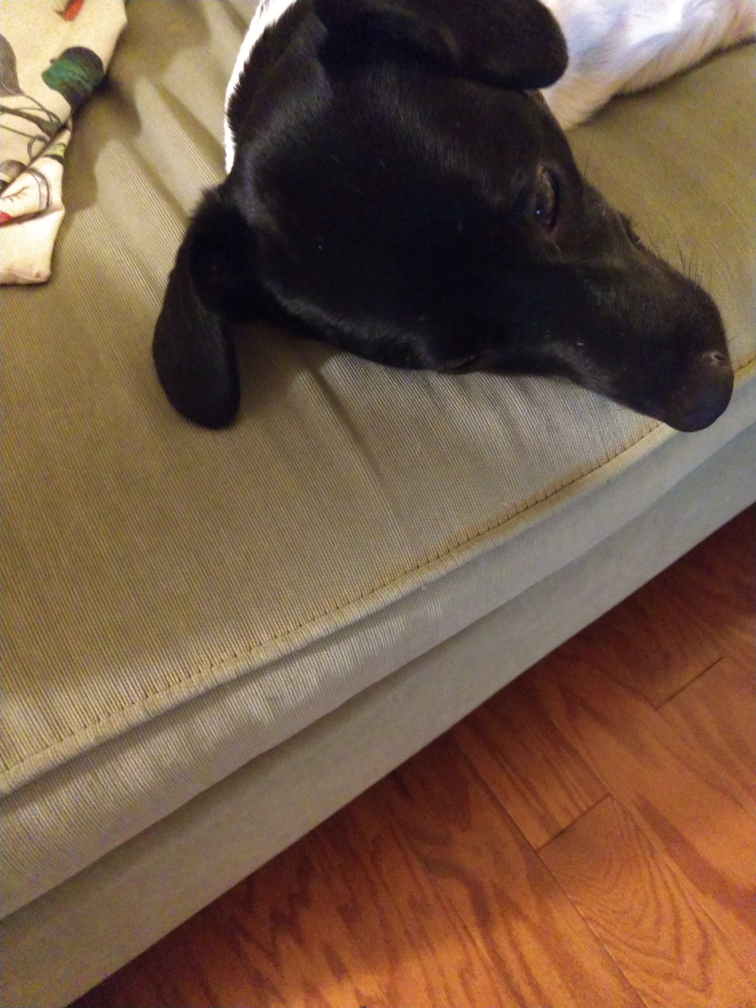
#> input picture slideshow_images/0011.jpg, 3024 x 4032 px (shown at 1/4 size); its folder holds only this picture in this run
$ python -i water_shed.py   (imports and definitions only)   (Python 2 division)   (older library calls are emulated)
#> lines starting #> are read from the running program, lines starting #| are printed output that depends on the picture
import cv2
import numpy as np
from sklearn.cluster import KMeans
from collections import Counter
import imutils
import pprint
import math
import glob
import webcolors
from matplotlib import pyplot as plt

class DominantColors:

    CLUSTERS = None
    IMAGE = None
    COLORS = None
    LABELS = None
    IMAGES = None
    INPUT = None
    FREQUENCY = None
    HSV = None
    BGR = None
    GRAY = None

    def __init__(self, image, clusters=8):
        self.IMAGES = {}
        self.CLUSTERS = clusters
        self.IMAGE = image
        self.INPUT = cv2.imread(self.IMAGE)
        self.IMAGES['00_original RGB'] = cv2.cvtColor(self.INPUT, cv2.COLOR_BGR2RGB)
        self.INPUT = cv2.cvtColor(self.INPUT, cv2.COLOR_BGR2HLS)
        self.IMAGES['10_converted CMAP'] = self.INPUT

    # [36 lines left out: functions dominantColors, calcFrequency, equalizeHistogram, not called in this run]

    def denoiseImage(self):
        self.INPUT = cv2.fastNlMeansDenoisingColored(self.INPUT,None,8,10,7,21)
        self.IMAGES['30_denoised HLS'] = self.INPUT

    # [137 lines left out: functions filterMeans, filterClouds, plotImage, plotHistogram, remove_white, not called in this run]

>>> import cv2
>>> picture = cv2.imread('slideshow_images/0011.jpg', cv2.IMREAD_GRAYSCALE)
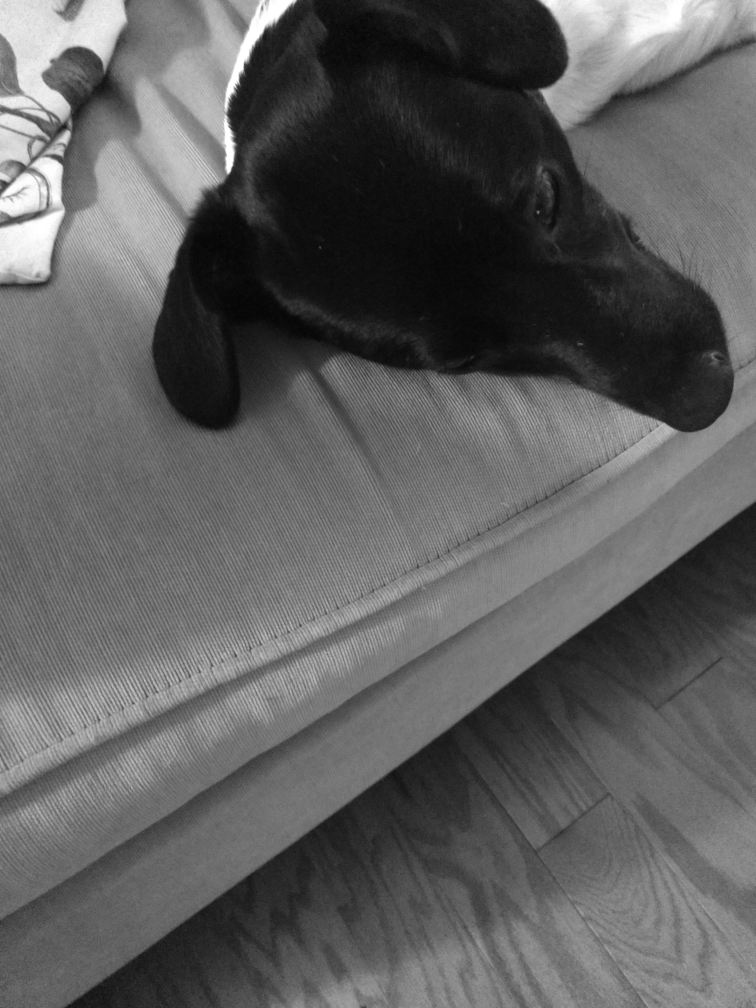
#> picture: shape (4032, 3024) (shown at 1/4 size); min 2, max 255, mean 94.1
>>> result = DominantColors(picture).plotImage()
#> (the run stopped early here; a loop or call above may not have finished)

$ run again, on slideshow_images/0019.jpg
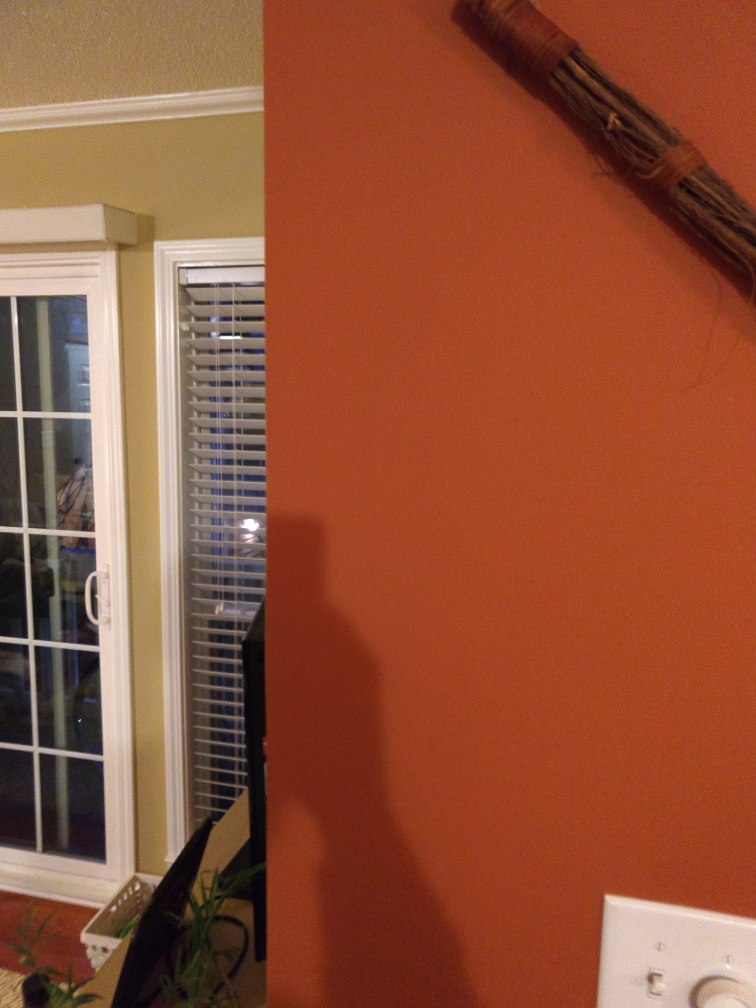
#> input picture slideshow_images/0019.jpg, 3024 x 4032 px (shown at 1/4 size)
#> `picture = cv2.imread('slideshow_images/0011.jpg', cv2.IMREAD_GRAYSCALE)`:
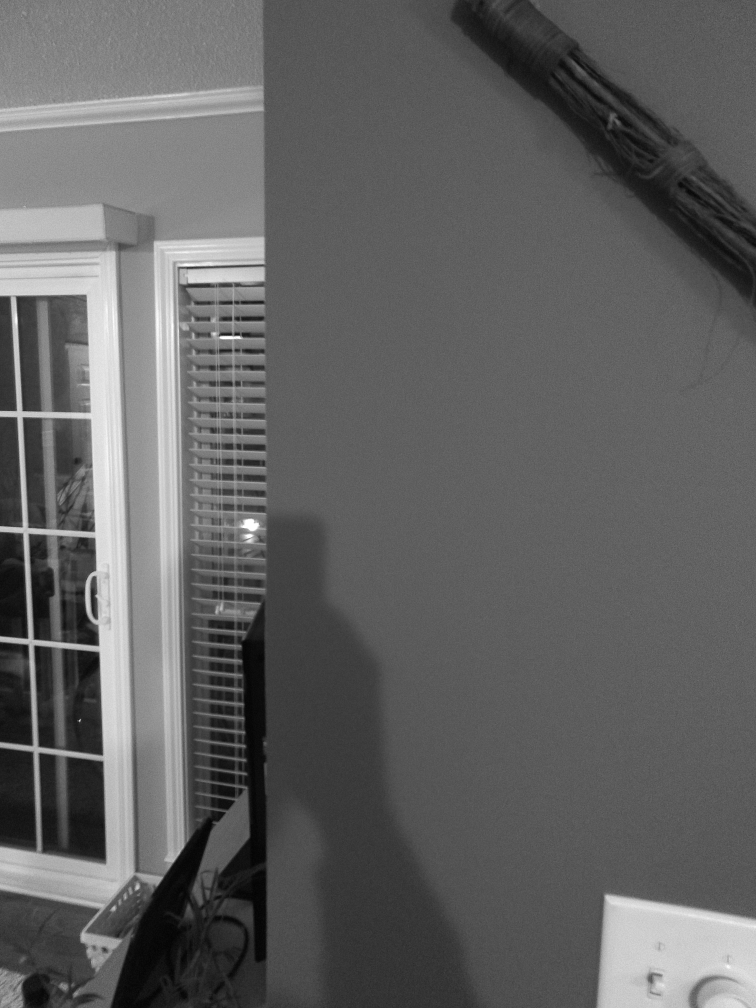
#> picture: shape (4032, 3024) (shown at 1/4 size); min 0, max 255, mean 97.5

$ run again, on slideshow_images/0057.jpg
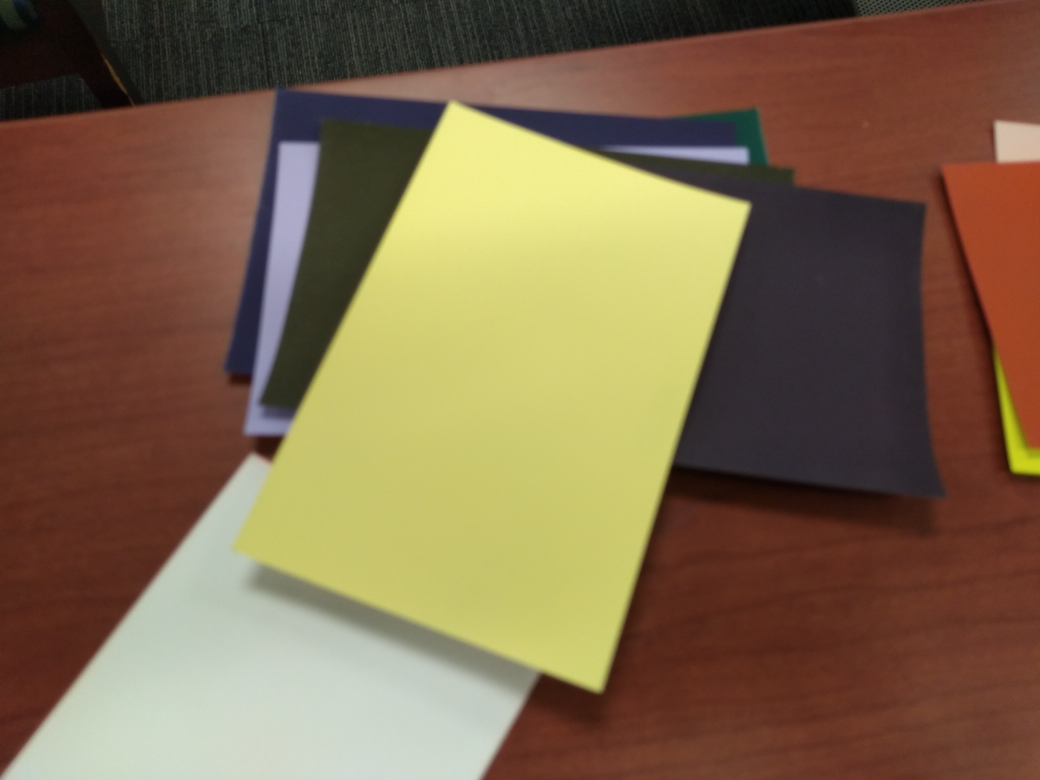
#> input picture slideshow_images/0057.jpg, 4160 x 3120 px (shown at 1/4 size)
#> `picture = cv2.imread('slideshow_images/0011.jpg', cv2.IMREAD_GRAYSCALE)`:
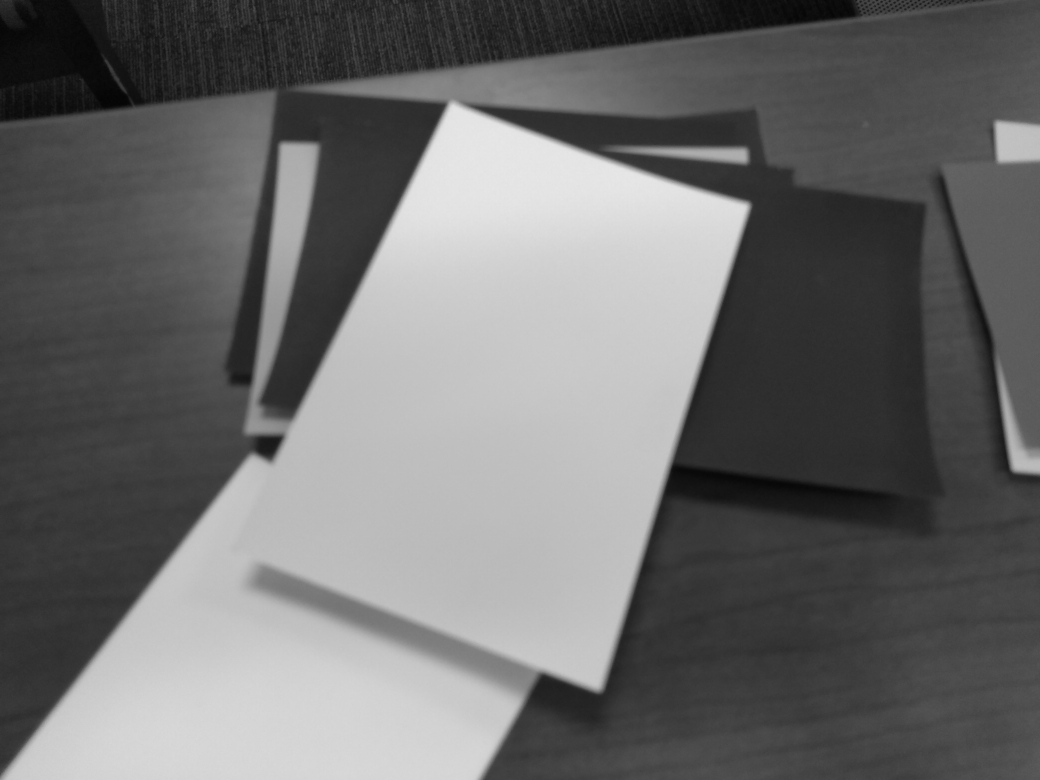
#> picture: shape (3120, 4160) (shown at 1/4 size); min 0, max 236, mean 108.1

$ run again, on slideshow_images/0134.jpg
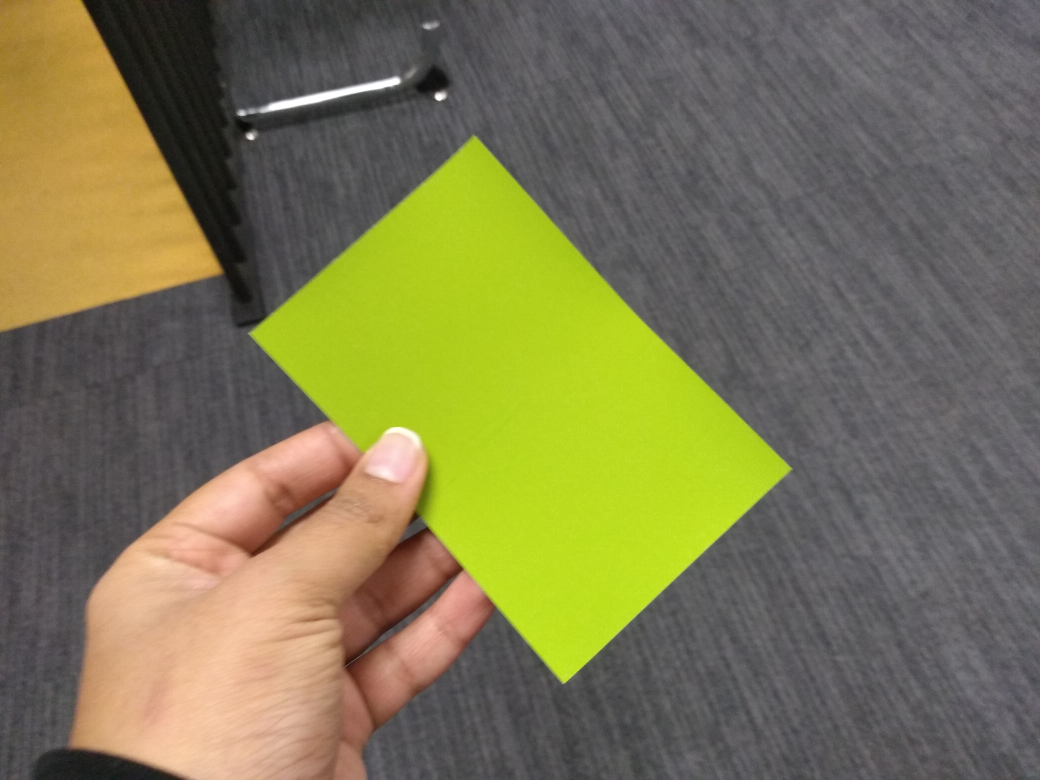
#> input picture slideshow_images/0134.jpg, 4160 x 3120 px (shown at 1/4 size)
#> `picture = cv2.imread('slideshow_images/0011.jpg', cv2.IMREAD_GRAYSCALE)`:
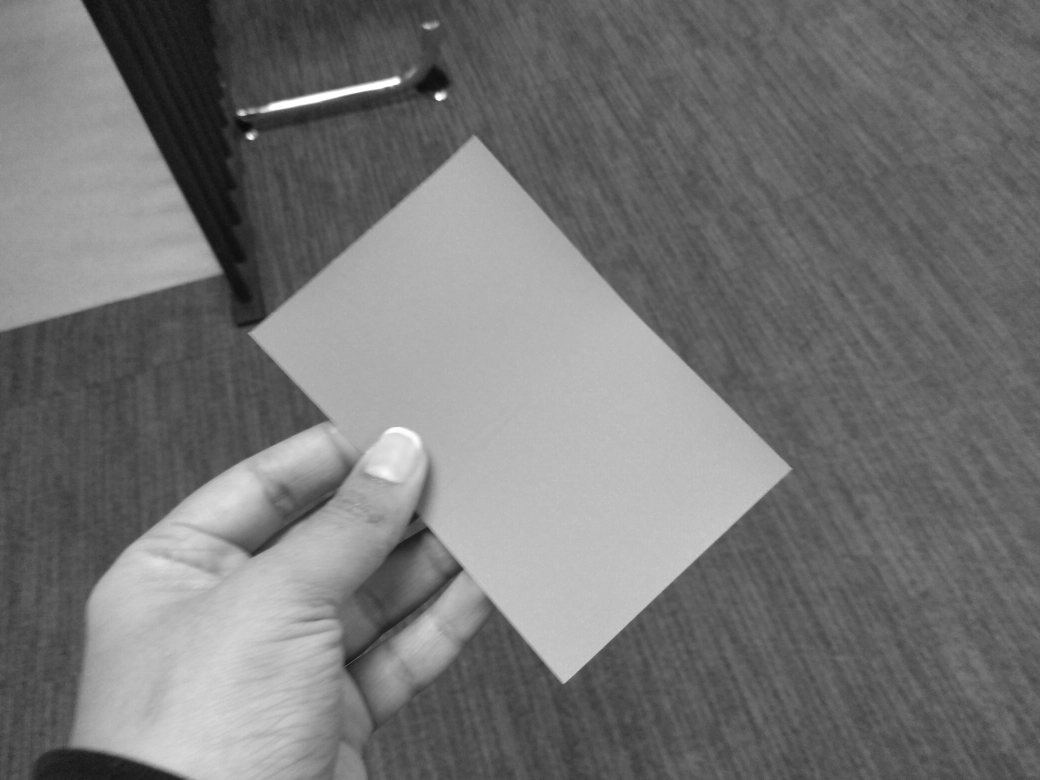
#> picture: shape (3120, 4160) (shown at 1/4 size); min 4, max 255, mean 116.9
